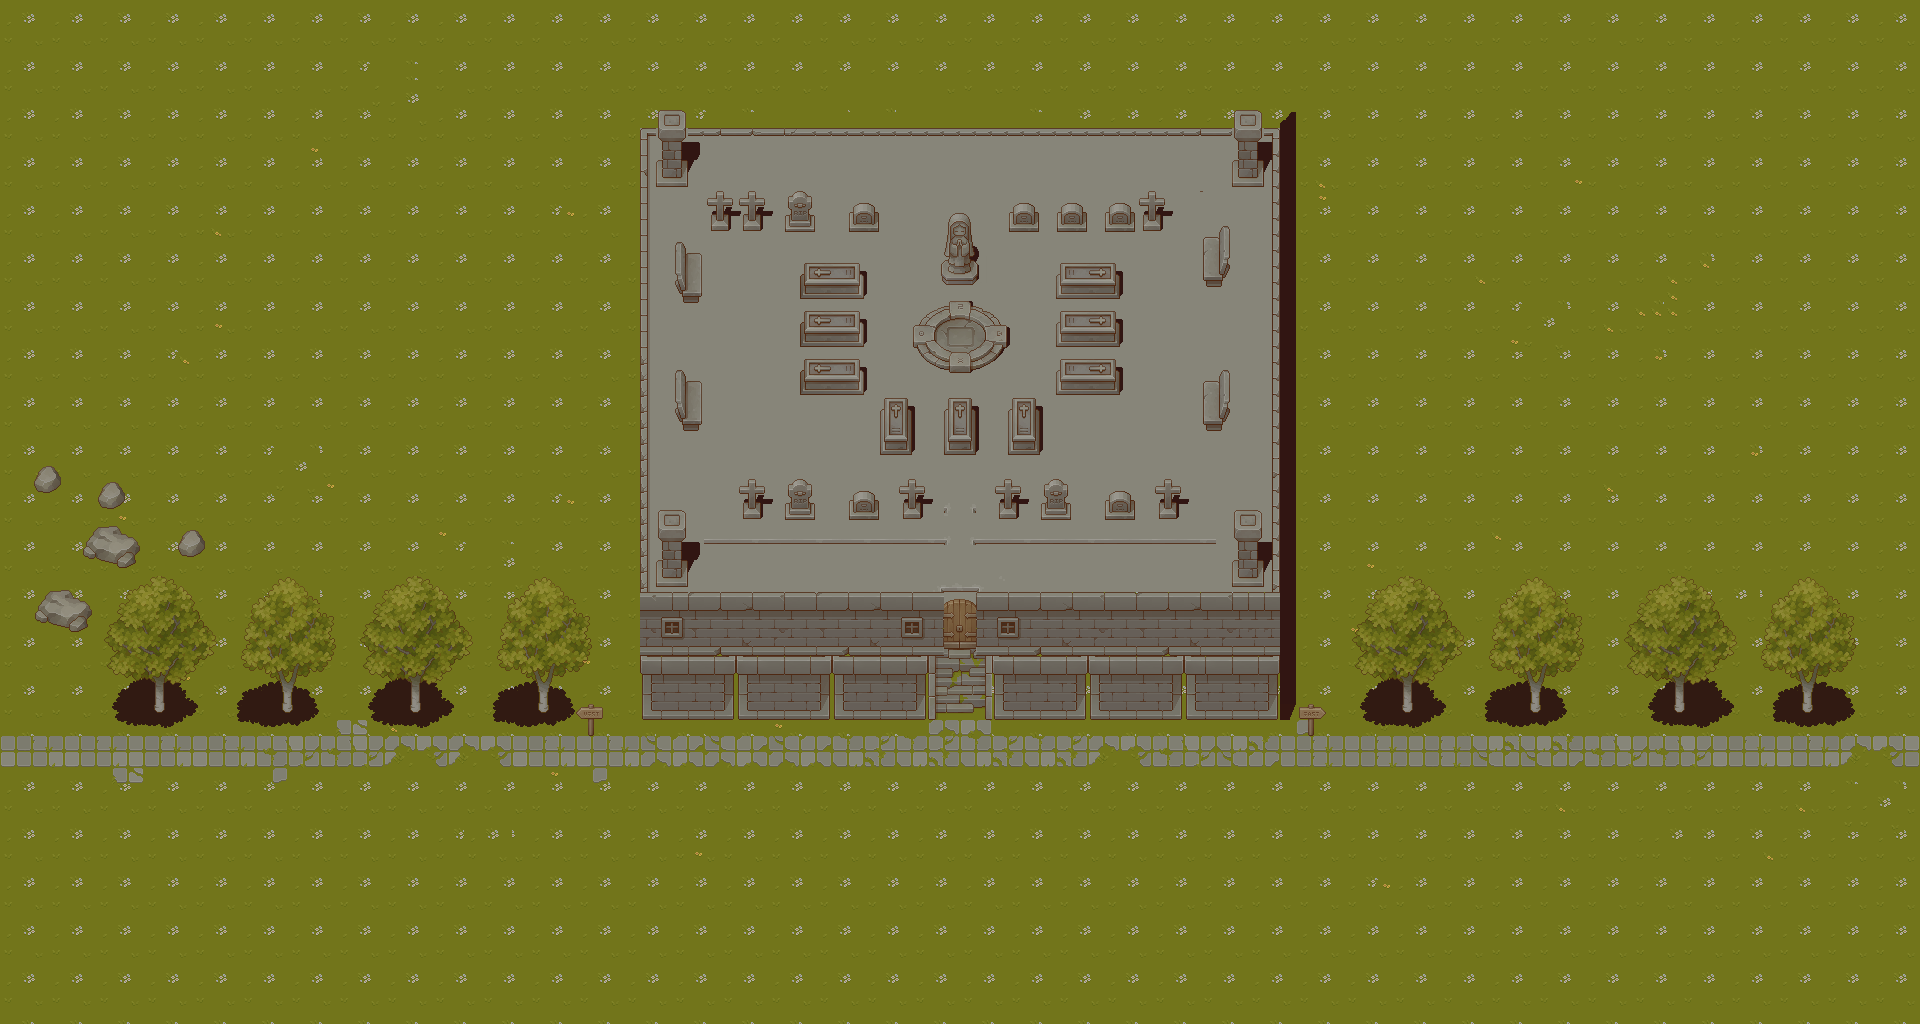

This is a level from a 2D game, rendered from its Tiled map with the project's own tilesets. A one-line summary and the map file follow, with tile-layer data summarised:
An orthogonal 120x64 tile map with 16x16 px tiles, 4 tile layers (Grass, Shadow, Trees, Props), 8 tilesets and 2 objects (Player).

<map version="1.10" tiledversion="1.11.0" orientation="orthogonal" renderorder="right-down" width="120" height="64" tilewidth="16" tileheight="16" infinite="0" nextlayerid="8" nextobjectid="47">
 <tileset firstgid="1" source="TX Tileset Grass.tsx" />
 <tileset firstgid="257" source="TX Struct.tsx" />
 <tileset firstgid="1281" source="TX Tileset Stone Ground.tsx" />
 <tileset firstgid="1537" source="TX Tileset Wall.tsx" />
 <tileset firstgid="2561" source="TX Props.tsx" />
 <tileset firstgid="3585" source="TX Shadow.tsx" />
 <tileset firstgid="4609" source="TX Plant.tsx" />
 <tileset firstgid="5633" source="TX Shadow Plant.tsx" />
 <layer id="1" name="Grass" width="120" height="64">
  <data>[7680 cells, 7680 non-empty, 67 distinct tile ids]</data>
 </layer>
 <layer id="3" name="Shadow" width="120" height="64" locked="1">
  <data>[7680 cells, 513 non-empty, 157 distinct tile ids]</data>
 </layer>
 <layer id="4" name="Trees" width="120" height="64">
  <data>[7680 cells, 520 non-empty, 130 distinct tile ids]</data>
 </layer>
 <layer id="2" name="Props" width="120" height="64">
  <data>[7680 cells, 890 non-empty, 294 distinct tile ids]</data>
 </layer>
 <objectgroup id="5" name="SpawnPoints">
  <object id="8" name="Player" type="Player" x="946.667" y="703.333" width="32" height="64" />
 </objectgroup>
 <objectgroup id="7" name="Collisions">
  <object id="46" x="640" y="128" width="640" height="592" />
 </objectgroup>
</map>
